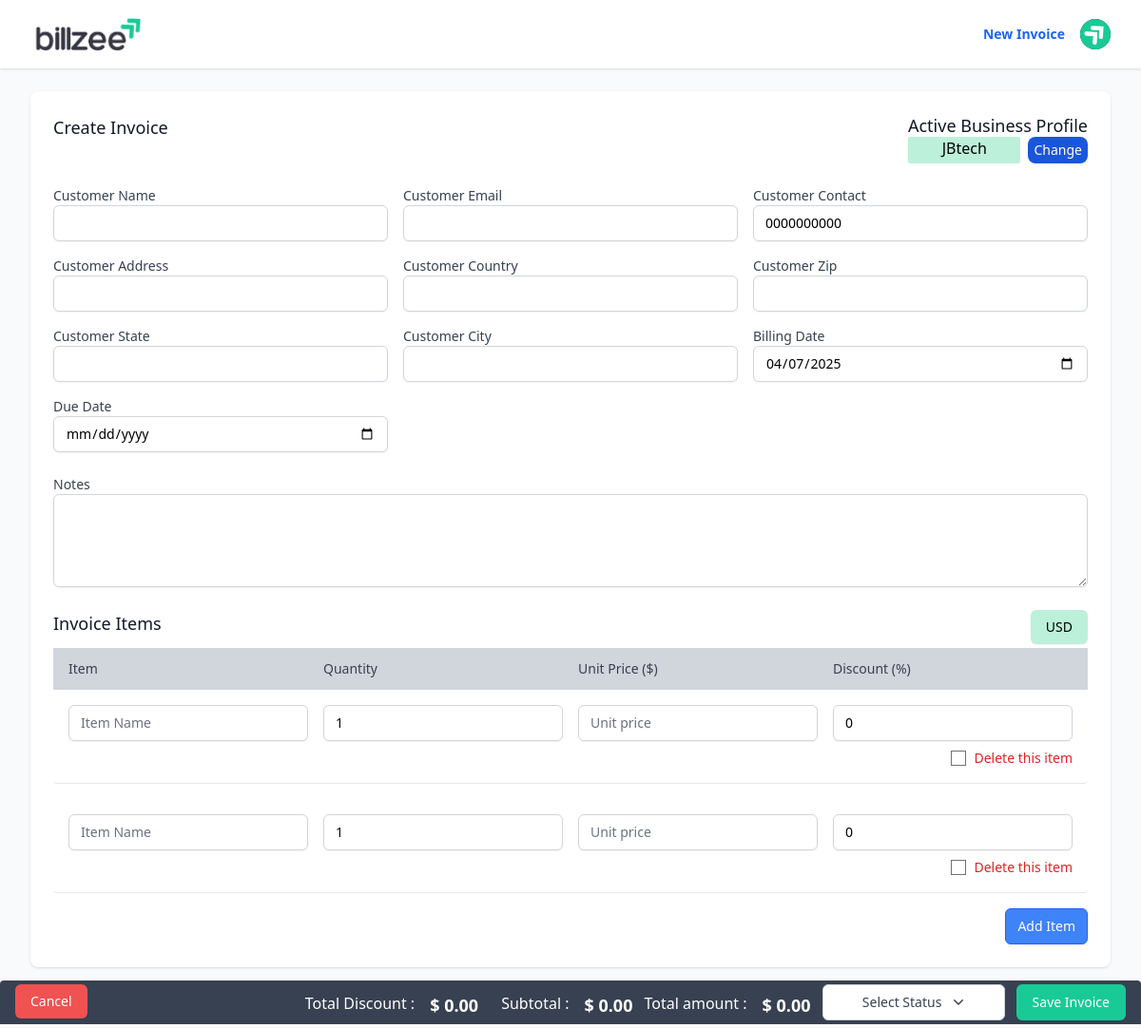
The page /invoices/create/ (signed in) on the database as committed earlier.
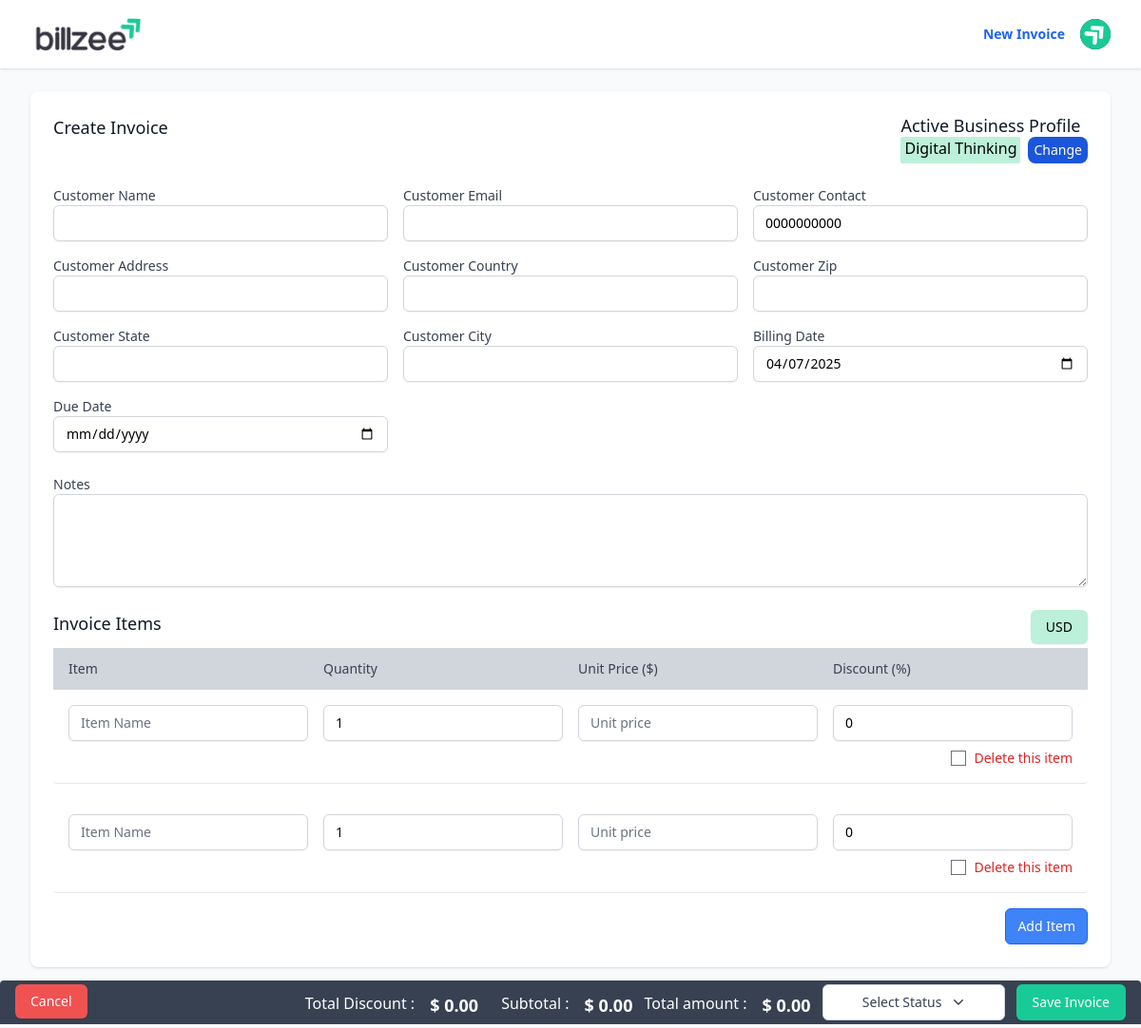
The same page on the database as committed later.
### users/models.py (models this page shows, shortened)
class Profile(models.Model):
    user = models.ForeignKey(CustomUser, on_delete=models.CASCADE, related_name='profiles')
    is_active = models.BooleanField(default=False)
    company_name = models.CharField(max_length=100)
    company_email = models.EmailField()
    password = models.CharField(max_length=128, default='')
    phone_number = models.CharField(max_length=20)
    address = models.TextField()
    city = models.CharField(max_length=100, blank=True)
    state = models.CharField(max_length=100, blank=True)
    country = models.CharField(max_length=100)
    pin_or_zip = models.CharField(max_length=7, blank=True)
    gst_id = models.CharField(max_length=20, blank=True)
    created_at = models.DateTimeField(auto_now_add=True)
    updated_at = models.DateTimeField(auto_now=True)
    class Meta:
        constraints = [
            models.UniqueConstraint(
                fields=['user', 'is_active'],
                condition=models.Q(is_active=True),
                name='unique_active_profile'
            )
        ]

### invoices/views.py (the view)
# urls.py: path('create/', views.invoice_create, name='create'),
@login_required
def invoice_create(request):
    active_profile = Profile.objects.filter(user=request.user, is_active=True).first()
    profiles = Profile.objects.filter(user=request.user)
    customers = InvoiceCustomer.objects.all().values_list('customer_name', 'customer_email', 'customer_contact', 'customer_address', 'customer_country', 'customer_zip', 'customer_state', 'customer_city').distinct().order_by('customer_name')
    latest_products = Product.objects.values('item_name').annotate(max_id=Max('invoice_item_id')).order_by()
    products = Product.objects.filter(invoice_item_id__in=[p['max_id'] for p in latest_products]).values_list('item_name', 'item_price', flat=False).order_by('item_name')
    if not active_profile:
        messages.warning(request, 'Please set up and activate a business profile before creating invoices.')
        return redirect('users:profile_list')
    if request.method == 'POST':
        form = InvoiceForm(request.POST)
        formset = InvoiceItemFormSet(request.POST, queryset=InvoiceItem.objects.none())
        if form.is_valid() and formset.is_valid():
            invoice = form.save(commit=False)
            invoice.user = request.user
            invoice.profile = active_profile
            invoice.save()
            instances = formset.save(commit=False)
            for instance in instances:
                instance.invoice = invoice
                instance.save()
            messages.success(request, 'Invoice created successfully.')
            return redirect('invoices:detail', pk=invoice.pk)
    else:
        form = InvoiceForm()
        formset = InvoiceItemFormSet(queryset=InvoiceItem.objects.none())
    return render(request, 'invoices/invoice_form.html', {
        'form': form,
        'formset': formset,
        'title': 'Create Invoice',
        'active_profile': active_profile,
        'profiles': profiles,
        'customers': customers,
        'products': products,
        'latest_products': latest_products,
    })

### templates/invoices/invoice_form.html (shortened to what the changed rows need)
{% extends 'base.html' %}
{% block content %}
<div class="bg-white shadow sm:rounded-lg mb-10">
    <div class="px-4 py-5 sm:p-6">
        <div class="flex justify-between">
        <h2 class="text-lg font-medium text-gray-900">{{ title }}</h2>
        <div class="">
            <div class="flex justify-between gap-x-2">
            <span class="bg-green-200 {% if invoice.id %}w-12/12{% else %}w-8/12{% endif %} text-center rounded-sm align-middle px-1 ">{{ active_profile.company_name }}</span>
            <button data-modal-target="default-modal" data-modal-toggle="default-modal" class="block text-white bg-blue-700 hover:bg-blue-800 focus:ring-4 focus:outline-none focus:ring-blue-300 font-medium rounded-lg text-sm px-1.5 p-1 text-center dark:bg-blue-600 dark:hover:bg-blue-700 dark:focus:ring-blue-800" type="button" {% if invoice.id %} style="display: none;" {% endif %} >
                Change
              </button>
            </div>
        </div>
        </div>
    </div>
</div>
{% endblock %}

Rows that differ between the two databases and show on the page:
no longer on this page (row edited): Profile: company_name "JBtech"
now on this page (row edited): Profile: company_name "Digital Thinking"
